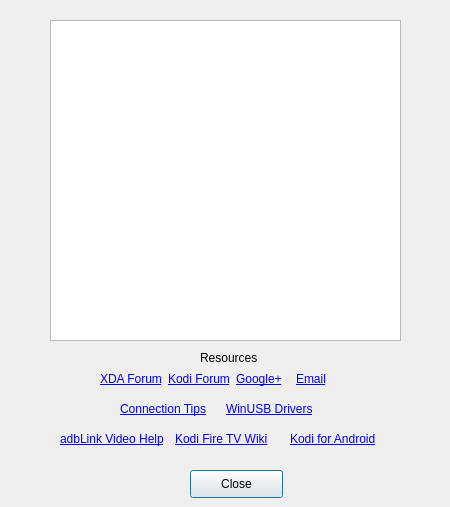
<?xml version="1.0" encoding="UTF-8"?>
<ui version="4.0">
 <class>helpDialog</class>
 <widget class="QDialog" name="helpDialog">
  <property name="geometry">
   <rect>
    <x>0</x>
    <y>0</y>
    <width>450</width>
    <height>507</height>
   </rect>
  </property>
  <property name="windowTitle">
   <string>adbLink help</string>
  </property>
  <property name="modal">
   <bool>false</bool>
  </property>
  <widget class="QTextBrowser" name="textBrowser">
   <property name="geometry">
    <rect>
     <x>50</x>
     <y>20</y>
     <width>351</width>
     <height>321</height>
    </rect>
   </property>
   <property name="html">
    <string>&lt;!DOCTYPE HTML PUBLIC &quot;-//W3C//DTD HTML 4.0//EN&quot; &quot;http://www.w3.org/TR/REC-html40/strict.dtd&quot;&gt;
&lt;html&gt;&lt;head&gt;&lt;meta name=&quot;qrichtext&quot; content=&quot;1&quot; /&gt;&lt;style type=&quot;text/css&quot;&gt;
p, li { white-space: pre-wrap; }
&lt;/style&gt;&lt;/head&gt;&lt;body style=&quot; font-family:'.SF NS Text'; font-size:13pt; font-weight:400; font-style:normal;&quot;&gt;
&lt;p style=&quot;-qt-paragraph-type:empty; margin-top:0px; margin-bottom:0px; margin-left:0px; margin-right:0px; -qt-block-indent:0; text-indent:0px; font-family:'.Lucida Grande UI';&quot;&gt;&lt;br /&gt;&lt;/p&gt;&lt;/body&gt;&lt;/html&gt;</string>
   </property>
  </widget>
  <widget class="QPushButton" name="pushButton">
   <property name="geometry">
    <rect>
     <x>190</x>
     <y>470</y>
     <width>93</width>
     <height>28</height>
    </rect>
   </property>
   <property name="text">
    <string>Close</string>
   </property>
  </widget>
  <widget class="QLabel" name="label">
   <property name="geometry">
    <rect>
     <x>200</x>
     <y>350</y>
     <width>91</width>
     <height>16</height>
    </rect>
   </property>
   <property name="text">
    <string>&lt;html&gt;&lt;head/&gt;&lt;body&gt;&lt;p&gt;&lt;span style=&quot; f text-decoration: underline;&quot;&gt;Resources&lt;/span&gt;&lt;/p&gt;&lt;/body&gt;&lt;/html&gt;</string>
   </property>
  </widget>
  <widget class="QWidget" name="layoutWidget">
   <property name="geometry">
    <rect>
     <x>60</x>
     <y>430</y>
     <width>339</width>
     <height>18</height>
    </rect>
   </property>
   <layout class="QHBoxLayout" name="horizontalLayout">
    <item>
     <widget class="QLabel" name="label_12">
      <property name="text">
       <string>&lt;html&gt;&lt;head/&gt;&lt;body&gt;&lt;p&gt;&lt;a href=&quot;https://www.youtube.com/channel/UCCeSmfSiyyVKcz7k-AJMOzA&quot;&gt;&lt;span style=&quot; text-decoration: underline; color:#0000ff;&quot;&gt;adbLink Video Help&lt;/span&gt;&lt;/a&gt;&lt;/p&gt;&lt;/body&gt;&lt;/html&gt;</string>
      </property>
      <property name="openExternalLinks">
       <bool>true</bool>
      </property>
      <property name="textInteractionFlags">
       <set>Qt::LinksAccessibleByMouse|Qt::TextSelectableByMouse</set>
      </property>
     </widget>
    </item>
    <item>
     <widget class="QLabel" name="label_5">
      <property name="text">
       <string>&lt;html&gt;&lt;head/&gt;&lt;body&gt;&lt;p&gt;&lt;a href=&quot;http://wiki.xbmc.org/index.php?title=Amazon_Fire_TV&quot;&gt;&lt;span style=&quot; text-decoration: underline;   color:#0000ff;&quot;&gt;Kodi Fire TV Wiki&lt;/span&gt;&lt;/a&gt;&lt;/p&gt;&lt;/body&gt;&lt;/html&gt;</string>
      </property>
      <property name="openExternalLinks">
       <bool>true</bool>
      </property>
      <property name="textInteractionFlags">
       <set>Qt::LinksAccessibleByMouse|Qt::TextSelectableByMouse</set>
      </property>
     </widget>
    </item>
    <item>
     <widget class="QLabel" name="label_10">
      <property name="text">
       <string>&lt;html&gt;&lt;head/&gt;&lt;body&gt;&lt;p&gt;&lt;a href=&quot;http://kodi.wiki/view/Android&quot;&gt;&lt;span style=&quot;  text-decoration: underline; color:#0000ff;&quot;&gt;Kodi for Android&lt;/span&gt;&lt;/a&gt;&lt;/p&gt;&lt;/body&gt;&lt;/html&gt;</string>
      </property>
      <property name="openExternalLinks">
       <bool>true</bool>
      </property>
      <property name="textInteractionFlags">
       <set>Qt::LinksAccessibleByMouse|Qt::TextSelectableByMouse</set>
      </property>
     </widget>
    </item>
   </layout>
  </widget>
  <widget class="QWidget" name="layoutWidget">
   <property name="geometry">
    <rect>
     <x>120</x>
     <y>400</y>
     <width>206</width>
     <height>18</height>
    </rect>
   </property>
   <layout class="QHBoxLayout" name="horizontalLayout_2">
    <item>
     <widget class="QLabel" name="label_8">
      <property name="text">
       <string>&lt;html&gt;&lt;head/&gt;&lt;body&gt;&lt;p&gt;&lt;a href=&quot;http://jocala.com/connhelp.html&quot;&gt;&lt;span style=&quot; text-decoration: underline; color:#0000ff;&quot;&gt;Connection Tips&lt;/span&gt;&lt;/a&gt;&lt;/p&gt;&lt;/body&gt;&lt;/html&gt;</string>
      </property>
      <property name="openExternalLinks">
       <bool>true</bool>
      </property>
      <property name="textInteractionFlags">
       <set>Qt::LinksAccessibleByMouse|Qt::TextSelectableByMouse</set>
      </property>
     </widget>
    </item>
    <item>
     <widget class="QLabel" name="label_11">
      <property name="text">
       <string>&lt;html&gt;&lt;head/&gt;&lt;body&gt;&lt;p&gt;&lt;a href=&quot;http://www.jocala.com/usbdriver/index.html&quot;&gt;&lt;span style=&quot; text-decoration: underline;   color:#0000ff;&quot;&gt;WinUSB Drivers&lt;/span&gt;&lt;/a&gt;&lt;/p&gt;&lt;/body&gt;&lt;/html&gt;</string>
      </property>
      <property name="openExternalLinks">
       <bool>true</bool>
      </property>
      <property name="textInteractionFlags">
       <set>Qt::LinksAccessibleByMouse|Qt::TextSelectableByMouse</set>
      </property>
     </widget>
    </item>
   </layout>
  </widget>
  <widget class="QWidget" name="layoutWidget">
   <property name="geometry">
    <rect>
     <x>100</x>
     <y>370</y>
     <width>250</width>
     <height>18</height>
    </rect>
   </property>
   <layout class="QHBoxLayout" name="horizontalLayout_3">
    <item>
     <widget class="QLabel" name="label_7">
      <property name="text">
       <string>&lt;html&gt;&lt;head/&gt;&lt;body&gt;&lt;p&gt;&lt;a href=&quot;http://forum.xda-developers.com/showthread.php?t=2786505&quot;&gt;&lt;span style=&quot; text-decoration: underline;   color:#0000ff;&quot;&gt;XDA Forum&lt;/span&gt;&lt;/a&gt;&lt;/p&gt;&lt;/body&gt;&lt;/html&gt;</string>
      </property>
      <property name="openExternalLinks">
       <bool>true</bool>
      </property>
      <property name="textInteractionFlags">
       <set>Qt::LinksAccessibleByMouse|Qt::TextSelectableByMouse</set>
      </property>
     </widget>
    </item>
    <item>
     <widget class="QLabel" name="label_6">
      <property name="text">
       <string>&lt;html&gt;&lt;head/&gt;&lt;body&gt;&lt;p&gt;&lt;a href=&quot;http://forum.xbmc.org/showthread.php?tid=198873&quot;&gt;&lt;span style=&quot; text-decoration: underline;   color:#0000ff;&quot;&gt;Kodi Forum&lt;/span&gt;&lt;/a&gt;&lt;/p&gt;&lt;/body&gt;&lt;/html&gt;</string>
      </property>
      <property name="openExternalLinks">
       <bool>true</bool>
      </property>
      <property name="textInteractionFlags">
       <set>Qt::LinksAccessibleByMouse|Qt::TextSelectableByMouse</set>
      </property>
     </widget>
    </item>
    <item>
     <widget class="QLabel" name="label_15">
      <property name="text">
       <string>&lt;html&gt;&lt;head/&gt;&lt;body&gt;&lt;p&gt;&lt;a href=&quot;https://plus.google.com/u/1/communities/108826374192140927785&quot;&gt;&lt;span style=&quot; text-decoration: underline;   color:#0000ff;&quot;&gt;Google+&lt;/span&gt;&lt;/a&gt;&lt;/p&gt;&lt;/body&gt;&lt;/html&gt;</string>
      </property>
      <property name="openExternalLinks">
       <bool>true</bool>
      </property>
      <property name="textInteractionFlags">
       <set>Qt::LinksAccessibleByMouse|Qt::TextSelectableByMouse</set>
      </property>
     </widget>
    </item>
    <item>
     <widget class="QLabel" name="label_16">
      <property name="text">
       <string>&lt;html&gt;&lt;head/&gt;&lt;body&gt;&lt;p&gt;&lt;a href=&quot;mailto:jocala@jocala.com?Subject=Support&quot;&gt;&lt;span style=&quot;  text-decoration: underline; color:#0000ff;&quot;&gt;Email&lt;/span&gt;&lt;/a&gt;&lt;/p&gt;&lt;/body&gt;&lt;/html&gt;</string>
      </property>
      <property name="openExternalLinks">
       <bool>true</bool>
      </property>
      <property name="textInteractionFlags">
       <set>Qt::LinksAccessibleByMouse|Qt::TextSelectableByMouse</set>
      </property>
     </widget>
    </item>
   </layout>
  </widget>
 </widget>
 <resources/>
 <connections>
  <connection>
   <sender>pushButton</sender>
   <signal>clicked()</signal>
   <receiver>helpDialog</receiver>
   <slot>close()</slot>
   <hints>
    <hint type="sourcelabel">
     <x>162</x>
     <y>262</y>
    </hint>
    <hint type="destinationlabel">
     <x>204</x>
     <y>372</y>
    </hint>
   </hints>
  </connection>
 </connections>
</ui>
